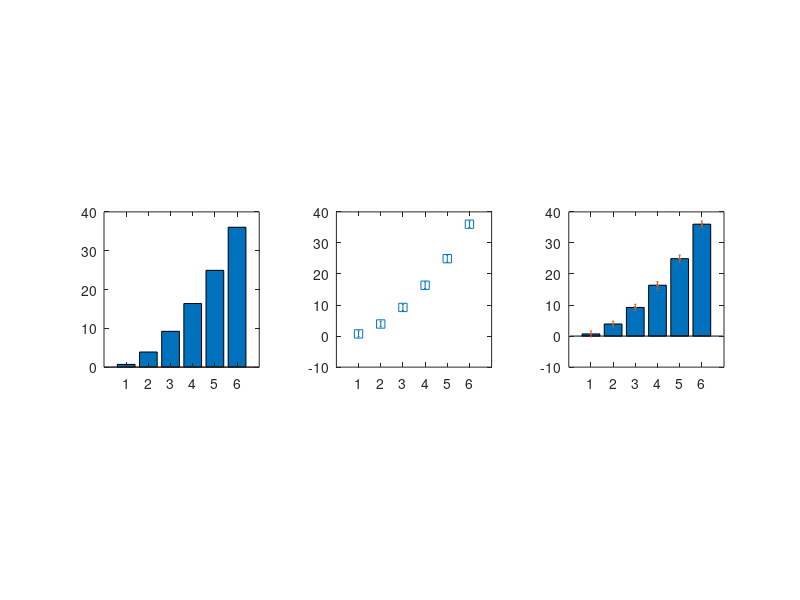

MATLAB code to generate this figure:
%% Brief intro to bsxfun

m = randn(4,10);
v = 1:10;

bsxfun(@plus,m,v)

%%
% data sizes
m = 30; % rows
n = 6;  %cols

% create data
data = bsxfun(@plus,randn(m,n),(1:n).^2);

figure(1), clf
subplot(131)

% bar plot of average of each features
bar(1:n,mean(data,1))
axis square, set(gca,'xlim', [0 n+1], 'xtick',1:n)

subplot(132)
% error of standard deviation over observation within each feature
errorbar(1:n, mean(data), std(data),'s')
axis square, set(gca,'xlim', [0 n+1], 'xtick',1:n)

subplot(133)
%errorbar on top of bar
bar(1:n,mean(data,1))
hold on
errorbar(1:n, mean(data), std(data),'.')
axis square, set(gca,'xlim', [0 n+1], 'xtick',1:n)
